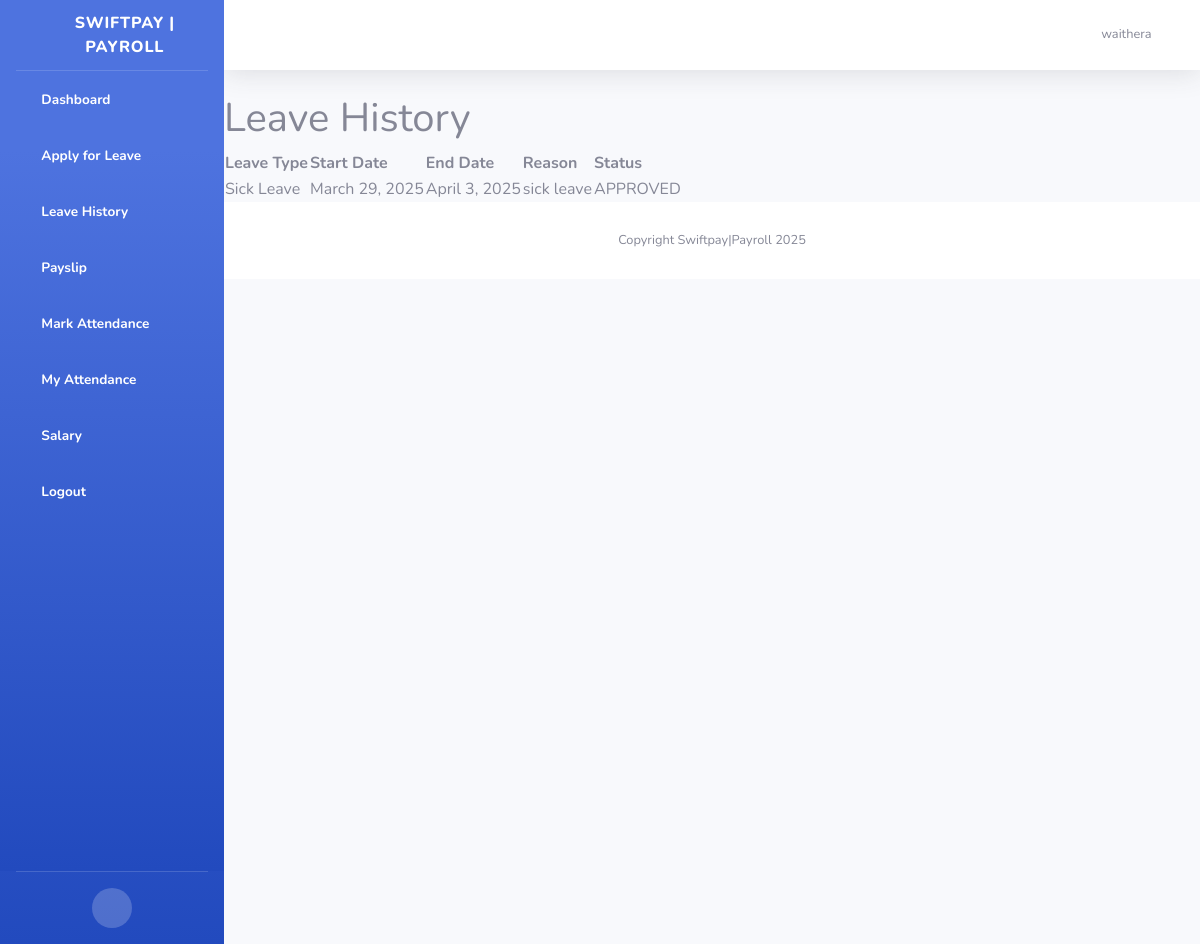
/leaves/history/ (signed in), run on the app's committed database.
### mywebsite/models.py (models this page shows, shortened)
class CustomUser(AbstractUser):
    GENDER_CHOICES = [
        ('M', 'Male'),
        ('F', 'Female'),
        ('O', 'Other')
    ]
    employee_id = models.CharField(max_length=20, unique=True)
    date_of_birth = models.DateField(null=True, blank=True)
    gender = models.CharField(max_length=1, choices=GENDER_CHOICES)
    phone_number = models.CharField(max_length=15, blank=True)
    address = models.TextField(blank=True)
    joined_date = models.DateField(default=timezone.now)
    role = models.ForeignKey(EmployeeRole, on_delete=models.SET_NULL, null=True)
    department = models.ForeignKey(Department, on_delete=models.SET_NULL, null=True)
    is_active_employee = models.BooleanField(default=True)
    middle_name = models.CharField(max_length=255, null=True, blank=True)
    residential_status = models.CharField(max_length=2, choices=[
        ('R', 'Resident'),
        ('NR', 'Non-Resident')
    ], null=True, blank=True)
    national_id = models.CharField(max_length=10, null=True, blank=True)
    kra_pin = models.CharField(max_length=11, null=True, blank=True)
    nssf_no = models.CharField(max_length=15, null=True, blank=True)
    nhif_no = models.CharField(max_length=15, null=True, blank=True)
    passport_photo = models.ImageField(upload_to='employee_photos/', blank=True, null=True)
    basic_salary = models.DecimalField(max_digits=10, decimal_places=2, null=True, blank=True)
    bank = models.CharField(max_length=50, null=True, blank=True)
    bank_account_name = models.CharField(max_length=255, null=True, blank=True)
    bank_account_number = models.CharField(max_length=35, null=True, blank=True)
    bank_branch = models.CharField(max_length=40, null=True, blank=True)
    employee_personal_number = models.CharField(max_length=50, null=True, blank=True)
    date_of_employment = models.DateField(null=True, blank=True)
    contract_type = models.CharField(choices=[
        ('P', 'Permanent'),
        ('T', 'Temporary')
    ], max_length=1, null=True, blank=True)
    job_title = models.CharField(max_length=50, null=True, blank=True)
    employee_email = models.EmailField(null=True, blank=True)
    mobile_phone = models.CharField(max_length=15, null=True, blank=True)

class LeaveApplication(models.Model):
    STATUS_CHOICES = [
        ('PENDING', 'Pending'),
        ('APPROVED', 'Approved'),
        ('REJECTED', 'Rejected')
    ]
    employee = models.ForeignKey(CustomUser, on_delete=models.CASCADE)
    leave_type = models.ForeignKey(LeaveType, on_delete=models.CASCADE)
    start_date = models.DateField()
    end_date = models.DateField()
    days = models.IntegerField()
    reason = models.TextField()
    status = models.CharField(max_length=10, choices=STATUS_CHOICES, default='PENDING')
    applied_on = models.DateTimeField(auto_now_add=True)

class LeaveType(models.Model):
    name = models.CharField(max_length=50)
    max_days_per_year = models.IntegerField()

### mywebsite/views.py (the view)
# urls.py: path('leaves/history/', views.leave_history, name='leave_history'),
@login_required
def leave_history(request):
    leaves = LeaveApplication.objects.filter(employee=request.user)
    context = {
        'leaves': leaves
    }
    return render(request, 'leave_history.html', context)

### templates/leave_history.html (shortened to what this page needs)
{% extends 'base.html' %}
{% block content %}
<div class="leave-history-container">
    <h1>Leave History</h1>
    <table class="leave-table">
        <thead>
            <tr>
                <th>Leave Type</th>
                <th>Start Date</th>
                <th>End Date</th>
                <th>Reason</th>
                <th>Status</th>
            </tr>
        </thead>
        <tbody>
            {% for leave in leaves %}
            <tr>
                <td>{{ leave.leave_type.name }}</td>
                <td>{{ leave.start_date }}</td>
                <td>{{ leave.end_date }}</td>
                <td>{{ leave.reason }}</td>
                <td>{{ leave.status }}</td>
            </tr>
            {% endfor %}
        </tbody>
    </table>
</div>
{% endblock %}

### templates/base.html (shortened to what this page needs)
<!DOCTYPE html>
<html lang="en">
<head>
    {% load static %}
    <link href="{% static 'theme/vendor/fontawesome-free/css/all.min.css'  %}" rel="stylesheet" type="text/css">
    <link href="{% static 'theme/css/sb-admin-2.min.css'  %}" rel="stylesheet">
    <link href="{% static 'css/app.css'  %}" rel="stylesheet">
    <link href="{% static 'jquerui/jquery-ui.css' %}" rel='stylesheet' type='text/css'/>
    <link href="https://cdn.datatables.net/1.10.20/css/jquery.dataTables.min.css" rel='stylesheet' type='text/css'/>
</head>
<body id="page-top">
<div id="wrapper">
    <ul class="navbar-nav bg-gradient-primary sidebar sidebar-dark accordion" id="accordionSidebar">
        <a class="sidebar-brand d-flex align-items-center justify-content-center" href="/">
            <div class="sidebar-brand-icon rotate-n-15">
                <i class="fas fa-money-check-alt"></i>
            </div>
            <div class="sidebar-brand-text mx-3">SwiftPay | Payroll</div>
        </a>
        {% if user.is_authenticated %}
        <ul class="navbar-nav bg-gradient-primary sidebar sidebar-dark accordion" id="accordionSidebar">
            {% if user.is_superuser %}
                <li class="nav-item active">
                    <a class="nav-link" href="{% url 'dashboard' %}">
                        <i class="fas fa-fw fa-user-shield"></i>
                        <span>Admin Dashboard</span></a>
                </li>
                <li class="nav-item active">
                    <a class="nav-link" href="{% url 'employee_list' %}">
                        <i class="fas fa-fw fa-user-friends"></i>
                        <span>Manage Employees</span></a>
                </li>
                <li class="nav-item active">
                    <a class="nav-link" href="{% url 'leave_application_list' %}">
                        <i class="fas fa-fw fa-calendar-check"></i>
                        <span>Leave Requests</span></a>
                </li>
                <li class="nav-item active">
                    <a class="nav-link" href="{% url 'attendance_list'%}">
                        <i class="fas fa-fw fa-book-medical"></i>
                        <span>Attendance Records</span></a>
                </li>
                <li class="nav-item active">
                    <a class="nav-link" href="{% url 'admin_salary_list'%}">
                        <i class="fas fa-fw fa-check-circle"></i>
                        <span>Salary</span></a>
                </li>
            {% else %}
                <li class="nav-item active">
                    <a class="nav-link" href="{% url 'user_dashboard' %}">
                        <i class="fas fa-fw fa-tachometer-alt"></i>
                        <span>Dashboard</span></a>
                </li>
                <li class="nav-item active">
                    <a class="nav-link" href="{% url 'apply_leave'%}">
                        <i class="fas fa-fw fa-plus"></i>
                        <span>Apply for Leave</span></a>
                </li>
                <li class="nav-item active">
                    <a class="nav-link" href="{% url 'user_leave_history'%}">
                        <i class="fas fa-fw fa-address-card"></i>
                        <span>Leave History</span></a>
                </li>
                <li class="nav-item active">
                    <a class="nav-link" href="/payslip">
                        <i class="fas fa-fw fa-file-invoice-dollar"></i>
                        <span>Payslip</span></a>
                </li>
                <li class="nav-item active">
                    <a class="nav-link" href="{% url 'mark_attendance'%}">
                        <i class="fas fa-fw fa-check-circle"></i>
                        <span>Mark Attendance</span></a>
                </li>
                <li class="nav-item active">
                    <a class="nav-link" href="{% url 'user_attendance_list'%}">
                        <i class="fas fa-fw fa-check-circle"></i>
                        <span>My Attendance</span></a>
                </li>
                <li class="nav-item active">
                    <a class="nav-link" href="{% url 'salary_list'%}">
                        <i class="fas fa-fw fa-check-circle"></i>
                        <span>Salary</span></a>
                </li>
            {% endif %}
            <li class="nav-item active">
                <a class="nav-link" href="{% url 'logout' %}">
                    <i class="fas fa-fw fa-sign-out-alt"></i>
                    <span>Logout</span></a>
            </li>
        </ul>
    {% endif %}
        <hr class="sidebar-divider">
        <div class="text-center d-none d-md-inline">
            <button class="rounded-circle border-0" id="sidebarToggle"></button>
        </div>
    </ul>
    <div id="content-wrapper" class="d-flex flex-column">
        <div id="content">
            <nav class="navbar navbar-expand navbar-light bg-white topbar mb-4 static-top shadow">
                <ul class="navbar-nav ml-auto">
                    <li class="nav-item dropdown no-arrow">
                        <a class="nav-link dropdown-toggle" href="#" id="userDropdown" role="button"
                           data-toggle="dropdown" aria-haspopup="true" aria-expanded="false">
                            <span class="mr-2 d-none d-lg-inline text-gray-600 small">{{request.user.username}}</span>
                            <i class="far fa-user-circle"></i>
                        </a>
                    </li>
                </ul>
            </nav>
            {% block content %}
            {% endblock %}
            <footer class="sticky-footer bg-white">
                <div class="container my-auto">
                    <div class="copyright text-center my-auto">
                        <span>Copyright Swiftpay|Payroll 2025</span>
                    </div>
                </div>
            </footer>
        </div>
    </div>
</div>
</body>
</html>

### data on the page
CustomUser: user.username "waithera"
LeaveApplication: leave_type.name "Sick Leave", start_date "March 29, 2025", end_date "April 3, 2025", reason "sick leave", status "APPROVED"
